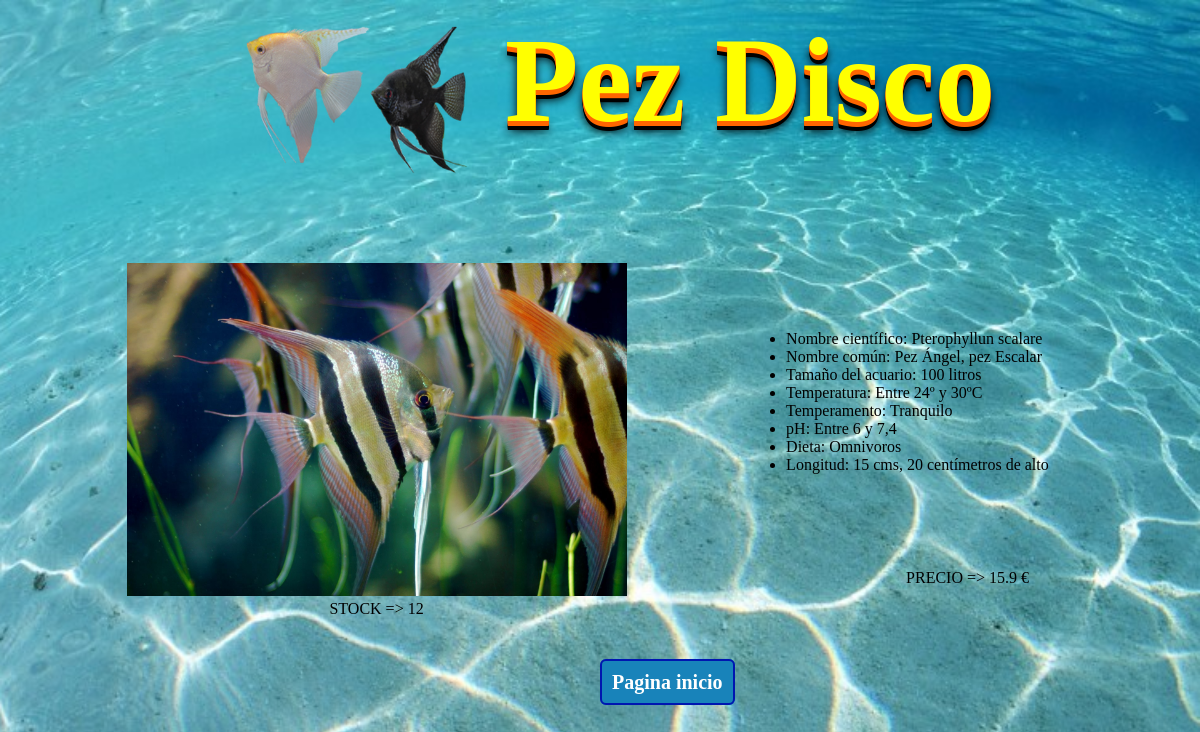
/tienda_peces/producto2/, run on an earlier commit of the app's database.
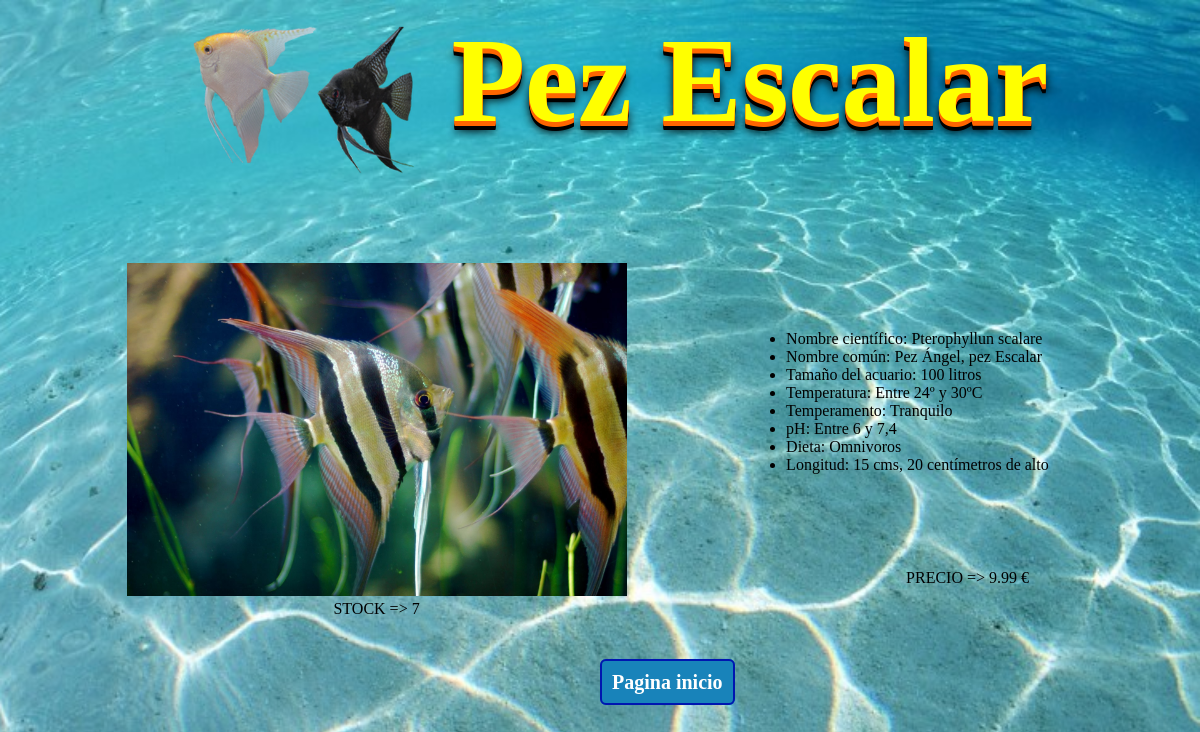
And on a later commit of the database.
### tienda_peces/models.py (models this page shows, shortened)
class Producto(models.Model):
    nombre = models.CharField(max_length=50)
    stock = models.IntegerField(default=0)
    precio = models.FloatField()

### tienda_peces/views.py (the view)
# urls.py: path('producto2/', views.producto2, name='producto2'),
def producto2(request):
    productos = Producto.objects.all()
    return render(request, 'producto2.html', {'precio':productos[1].precio,
    'nombre':productos[1].nombre,'stock':productos[1].stock})

### tienda_peces/templates/producto2.html (shortened to what this page needs)
{% load staticfiles%}
<html lang="es" dir="ltr">
<head>
    <link rel="stylesheet" href="{% static 'tienda.css'%}">
  </head>
  <body>
    <h1>
      <img src="{% static 'images/escalar.png'%}" alt="logo" width="300px" align="center">{{nombre}}
    </h1>
    <table style="width:100%">
      <tr>
        <th rowspan="2"><img src="{% static 'images/pez-escalar3.jpg'%}" alt="escalar" width="500px">
        </th>
        <td>
          <ul id="text_table">
            <li>Nombre científico: Pterophyllun scalare</li>
            <li>Nombre común: Pez Ángel, pez Escalar</li>
            <li>Tamaño del acuario: 100 litros</li>
            <li>Temperatura: Entre 24º y  30ºC</li>
            <li>Temperamento: Tranquilo</li>
            <li>pH: Entre 6 y 7,4</li>
            <li>Dieta: Omnivoros</li>
            <li>Longitud: 15 cms, 20 centímetros de alto</li>
          </ul>
        </td>
      </tr>
      <tr>
        <td>PRECIO => {{precio}} €</td>
      </tr>
      <tr>
        <td>STOCK => {{stock}}</td>
      </tr>
    </table>
    <p>&nbsp</p>
    <a class="boton_producto" href="/tienda_peces" >Pagina inicio</a>
  </body>
</html>

What changed in the data, as far as the page shows it:
no longer on this page (row edited): Producto: nombre "Pez Disco", precio "15.9"
added Producto: nombre "Pez Escalar", precio "9.99"
Also different on the page:
{{ stock }}: "12" → "7"
